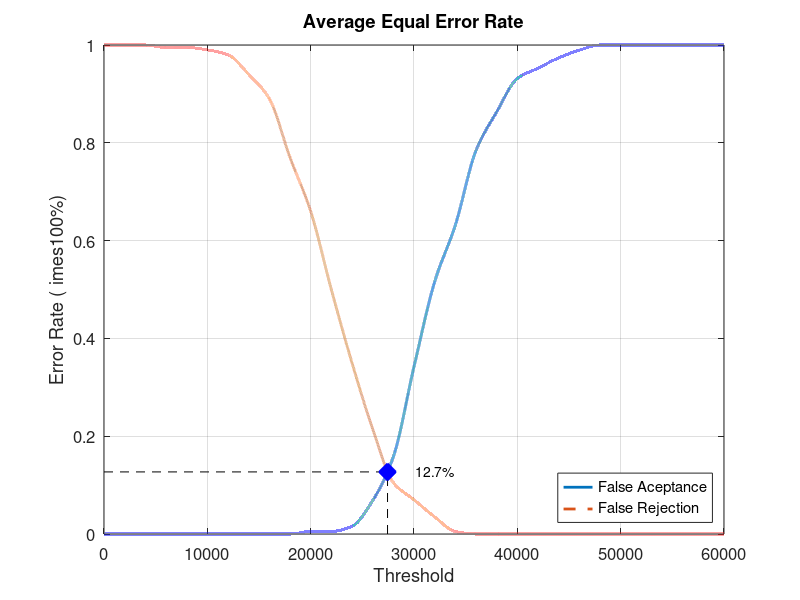
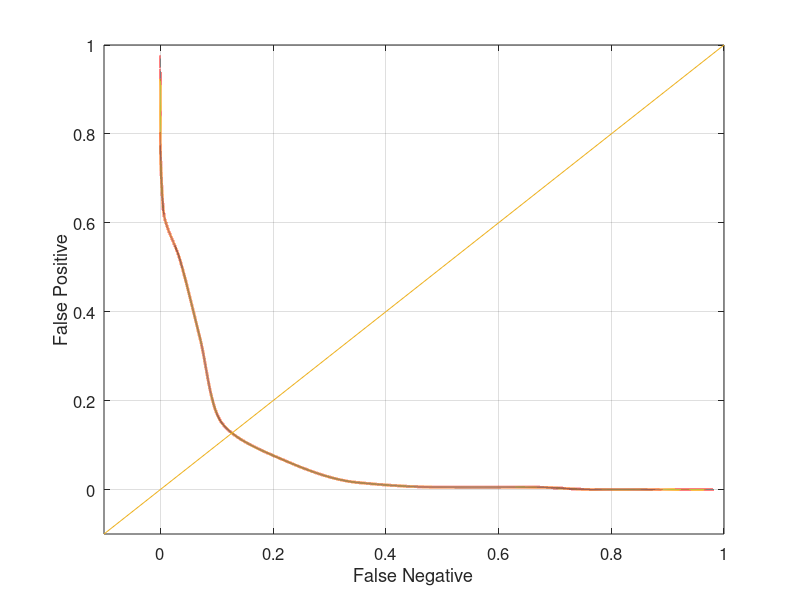

Reproduce these figures in MATLAB, in order.
close all;
clear;
clc;
x = 0:2000:60000;
xq = 0:0.5:60000;

y0 = [0 0 0 0 0 0 0 0 0 0 0.00526316 0.00526316 0.0157895 0.0684211 0.157895 0.342105 0.515789 0.631579 0.784211 0.863158 0.931579 0.952632 0.973684 0.989474 1 1 1 1 1 1 1]
yy0 = interp1(x, y0, xq, 'pchip');
y1 = [1 1 1 0.995 0.995 0.99 0.98 0.94 0.89 0.77 0.66 0.5 0.35 0.215 0.105 0.07 0.035 0.005 0 0 0 0 0 0 0 0 0 0 0 0 0]
yy1 = interp1(x, y1, xq, 'pchip');

% Calculating EER: 
y2 = abs(y0 - y1);
find(y2 == min(y2))
yy2 = abs(yy0 - yy1);
xEER = find(yy2 == min(yy2));
xEERIndex = xq(xEER) % X-axis EER
yEER = yy0(xEER) % Y-axis EER

main = figure
plot(xq, yy0,'-','LineWidth', 2);	hold on
plot(xq, yy1,'--','LineWidth', 2);	hold on
plot([xEERIndex xEERIndex], [0 yEER], 'k--');	hold on
plot([0 xEERIndex], [yEER yEER], 'k--');	hold on
plot(xEERIndex, yEER, 'bx', 'LineWidth', 10);	hold on
text(xEERIndex + 10 * xEERIndex / 100, yEER, [num2str(round((10000 * yEER)) / 100) '%'])
legend('False Aceptance', 'False Rejection', 'Location', 'SouthEast')
xlabel('Threshold')
ylabel('Error Rate (	imes100%)')
title('Average Equal Error Rate')
set(gca, 'FontSize', 12)
axis([0 60000 0 1])
grid on

print(main, 'Database1_3Main', '-dpng');
FNRxFPR = figure('Color', [1 1 1]);
plot(yy1, yy0, '-', yy1, yy0, 'LineWidth', 2);
hold on
y = -0.1:0.1:1
plot(y, y); 
set(gca, 'FontSize', 12)
xlabel('False Negative')
ylabel('False Positive')
axis([-0.1 1 -0.1 1])
set(gca, 'FontSize', 12)
grid on

print(FNRxFPR, 'Database1_3FNRxFPR','-dpng');
